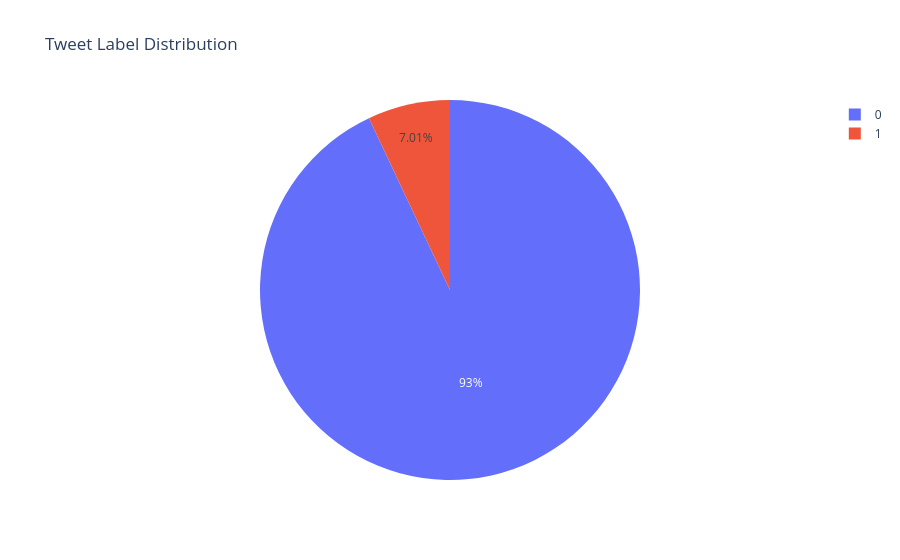

The code cell stored with this chart in its notebook:
### Code cell
# Plot pie chart of label distribution
import plotly.express as px
fig = px.pie(train_df['label'].value_counts().reset_index(name='count').rename(columns={'index': 'label'}),
             values='count', names='label', title='Tweet Label Distribution',)
fig.show()

### Figure 1 — Plotly figure (JSON) as saved in the notebook; plotly's stock layout.template omitted (floating-point values rounded to 4 significant figures)
{"data": [{"domain": {"x": [0, 1], "y": [0, 1]}, "hovertemplate": "label=%{label}<br>count=%{value}<extra></extra>", "labels": [0, 1], "legendgroup": "", "name": "", "showlegend": true, "type": "pie", "values": [29720, 2242]}], "layout": {"legend": {"tracegroupgap": 0}, "title": {"text": "Tweet Label Distribution"}}}
